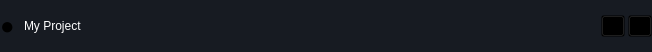
<?xml version="1.0" encoding="UTF-8"?>
<ui version="4.0">
 <class>ProjectMenuItemClass</class>
 <widget class="QWidget" name="ProjectMenuItemClass">
  <property name="geometry">
   <rect>
    <x>0</x>
    <y>0</y>
    <width>652</width>
    <height>52</height>
   </rect>
  </property>
  <property name="cursor">
   <cursorShape>PointingHandCursor</cursorShape>
  </property>
  <property name="windowTitle">
   <string>ProjectMenuItem</string>
  </property>
  <property name="styleSheet">
   <string notr="true">#mainItemWidget, #normalPage, #editPage {
  background: #171B22;
}

#mainItemWidget:hover, #normalPage:hover, #editPage:hover {
  background: #303541;
}

#nameLabel {
  color: white;
}

#dotLabel {
  color: black;
}

QPushButton {
  background: transparent;
}


QLineEdit {
  background: #171B22;
  color: white;
  border: 1px solid #647081;
  border-radius: 4px;
  padding-left: 8px;
}

QLineEdit:focus {
    border: 1px solid #19BDDE;
}</string>
  </property>
  <layout class="QVBoxLayout" name="verticalLayout">
   <property name="spacing">
    <number>0</number>
   </property>
   <property name="leftMargin">
    <number>0</number>
   </property>
   <property name="topMargin">
    <number>0</number>
   </property>
   <property name="rightMargin">
    <number>0</number>
   </property>
   <property name="bottomMargin">
    <number>0</number>
   </property>
   <item>
    <widget class="QWidget" name="mainItemWidget" native="true">
     <layout class="QHBoxLayout" name="horizontalLayout">
      <property name="spacing">
       <number>0</number>
      </property>
      <property name="leftMargin">
       <number>0</number>
      </property>
      <property name="topMargin">
       <number>0</number>
      </property>
      <property name="rightMargin">
       <number>0</number>
      </property>
      <property name="bottomMargin">
       <number>0</number>
      </property>
      <item>
       <widget class="QLabel" name="dotLabel">
        <property name="minimumSize">
         <size>
          <width>24</width>
          <height>0</height>
         </size>
        </property>
        <property name="maximumSize">
         <size>
          <width>24</width>
          <height>16777215</height>
         </size>
        </property>
        <property name="font">
         <font>
          <pointsize>18</pointsize>
         </font>
        </property>
        <property name="text">
         <string>●</string>
        </property>
       </widget>
      </item>
      <item>
       <widget class="QStackedWidget" name="stackedWidget">
        <widget class="QWidget" name="normalPage">
         <layout class="QHBoxLayout" name="horizontalLayout_2">
          <property name="spacing">
           <number>3</number>
          </property>
          <property name="leftMargin">
           <number>0</number>
          </property>
          <property name="topMargin">
           <number>0</number>
          </property>
          <property name="rightMargin">
           <number>0</number>
          </property>
          <property name="bottomMargin">
           <number>0</number>
          </property>
          <item>
           <widget class="QLabel" name="nameLabel">
            <property name="text">
             <string>My Project</string>
            </property>
           </widget>
          </item>
          <item>
           <widget class="QPushButton" name="editButton">
            <property name="minimumSize">
             <size>
              <width>24</width>
              <height>0</height>
             </size>
            </property>
            <property name="maximumSize">
             <size>
              <width>24</width>
              <height>16777215</height>
             </size>
            </property>
            <property name="cursor">
             <cursorShape>PointingHandCursor</cursorShape>
            </property>
            <property name="focusPolicy">
             <enum>Qt::FocusPolicy::NoFocus</enum>
            </property>
            <property name="text">
             <string/>
            </property>
            <property name="icon">
             <iconset resource="frameflow.qrc">
              <normaloff>:/FrameFlow/pencil.svg</normaloff>:/FrameFlow/pencil.svg</iconset>
            </property>
            <property name="iconSize">
             <size>
              <width>24</width>
              <height>24</height>
             </size>
            </property>
           </widget>
          </item>
          <item>
           <widget class="QPushButton" name="deleteButton">
            <property name="minimumSize">
             <size>
              <width>24</width>
              <height>0</height>
             </size>
            </property>
            <property name="maximumSize">
             <size>
              <width>24</width>
              <height>16777215</height>
             </size>
            </property>
            <property name="text">
             <string/>
            </property>
            <property name="icon">
             <iconset resource="frameflow.qrc">
              <normaloff>:/FrameFlow/trash.svg</normaloff>:/FrameFlow/trash.svg</iconset>
            </property>
            <property name="iconSize">
             <size>
              <width>24</width>
              <height>24</height>
             </size>
            </property>
           </widget>
          </item>
         </layout>
        </widget>
        <widget class="QWidget" name="editPage">
         <layout class="QHBoxLayout" name="horizontalLayout_3">
          <property name="spacing">
           <number>3</number>
          </property>
          <property name="leftMargin">
           <number>0</number>
          </property>
          <property name="topMargin">
           <number>0</number>
          </property>
          <property name="rightMargin">
           <number>0</number>
          </property>
          <property name="bottomMargin">
           <number>0</number>
          </property>
          <item>
           <widget class="QLineEdit" name="lineEdit">
            <property name="text">
             <string>My Project</string>
            </property>
           </widget>
          </item>
          <item>
           <widget class="QPushButton" name="validateButton">
            <property name="minimumSize">
             <size>
              <width>24</width>
              <height>0</height>
             </size>
            </property>
            <property name="maximumSize">
             <size>
              <width>24</width>
              <height>16777215</height>
             </size>
            </property>
            <property name="text">
             <string/>
            </property>
            <property name="icon">
             <iconset resource="frameflow.qrc">
              <normaloff>:/FrameFlow/check.svg</normaloff>:/FrameFlow/check.svg</iconset>
            </property>
            <property name="iconSize">
             <size>
              <width>24</width>
              <height>24</height>
             </size>
            </property>
           </widget>
          </item>
          <item>
           <widget class="QPushButton" name="cancelButton">
            <property name="minimumSize">
             <size>
              <width>24</width>
              <height>0</height>
             </size>
            </property>
            <property name="maximumSize">
             <size>
              <width>24</width>
              <height>16777215</height>
             </size>
            </property>
            <property name="text">
             <string/>
            </property>
            <property name="icon">
             <iconset resource="frameflow.qrc">
              <normaloff>:/FrameFlow/closered.svg</normaloff>:/FrameFlow/closered.svg</iconset>
            </property>
            <property name="iconSize">
             <size>
              <width>24</width>
              <height>24</height>
             </size>
            </property>
           </widget>
          </item>
         </layout>
        </widget>
       </widget>
      </item>
     </layout>
    </widget>
   </item>
  </layout>
 </widget>
 <layoutdefault spacing="6" margin="11"/>
 <resources>
  <include location="frameflow.qrc"/>
 </resources>
 <connections>
  <connection>
   <sender>editButton</sender>
   <signal>clicked()</signal>
   <receiver>ProjectMenuItemClass</receiver>
   <slot>onStartEdit()</slot>
   <hints>
    <hint type="sourcelabel">
     <x>612</x>
     <y>25</y>
    </hint>
    <hint type="destinationlabel">
     <x>325</x>
     <y>25</y>
    </hint>
   </hints>
  </connection>
  <connection>
   <sender>cancelButton</sender>
   <signal>clicked()</signal>
   <receiver>ProjectMenuItemClass</receiver>
   <slot>onEndEdit()</slot>
   <hints>
    <hint type="sourcelabel">
     <x>35</x>
     <y>14</y>
    </hint>
    <hint type="destinationlabel">
     <x>325</x>
     <y>25</y>
    </hint>
   </hints>
  </connection>
  <connection>
   <sender>validateButton</sender>
   <signal>clicked()</signal>
   <receiver>ProjectMenuItemClass</receiver>
   <slot>onValidateEdit()</slot>
   <hints>
    <hint type="sourcelabel">
     <x>612</x>
     <y>25</y>
    </hint>
    <hint type="destinationlabel">
     <x>325</x>
     <y>25</y>
    </hint>
   </hints>
  </connection>
  <connection>
   <sender>lineEdit</sender>
   <signal>returnPressed()</signal>
   <receiver>ProjectMenuItemClass</receiver>
   <slot>onValidateEdit()</slot>
   <hints>
    <hint type="sourcelabel">
     <x>310</x>
     <y>25</y>
    </hint>
    <hint type="destinationlabel">
     <x>325</x>
     <y>25</y>
    </hint>
   </hints>
  </connection>
  <connection>
   <sender>deleteButton</sender>
   <signal>clicked()</signal>
   <receiver>ProjectMenuItemClass</receiver>
   <slot>onDeleteProject()</slot>
   <hints>
    <hint type="sourcelabel">
     <x>639</x>
     <y>25</y>
    </hint>
    <hint type="destinationlabel">
     <x>325</x>
     <y>25</y>
    </hint>
   </hints>
  </connection>
 </connections>
 <slots>
  <slot>onStartEdit()</slot>
  <slot>onEndEdit()</slot>
  <slot>onValidateEdit()</slot>
  <slot>onDeleteProject()</slot>
 </slots>
</ui>
